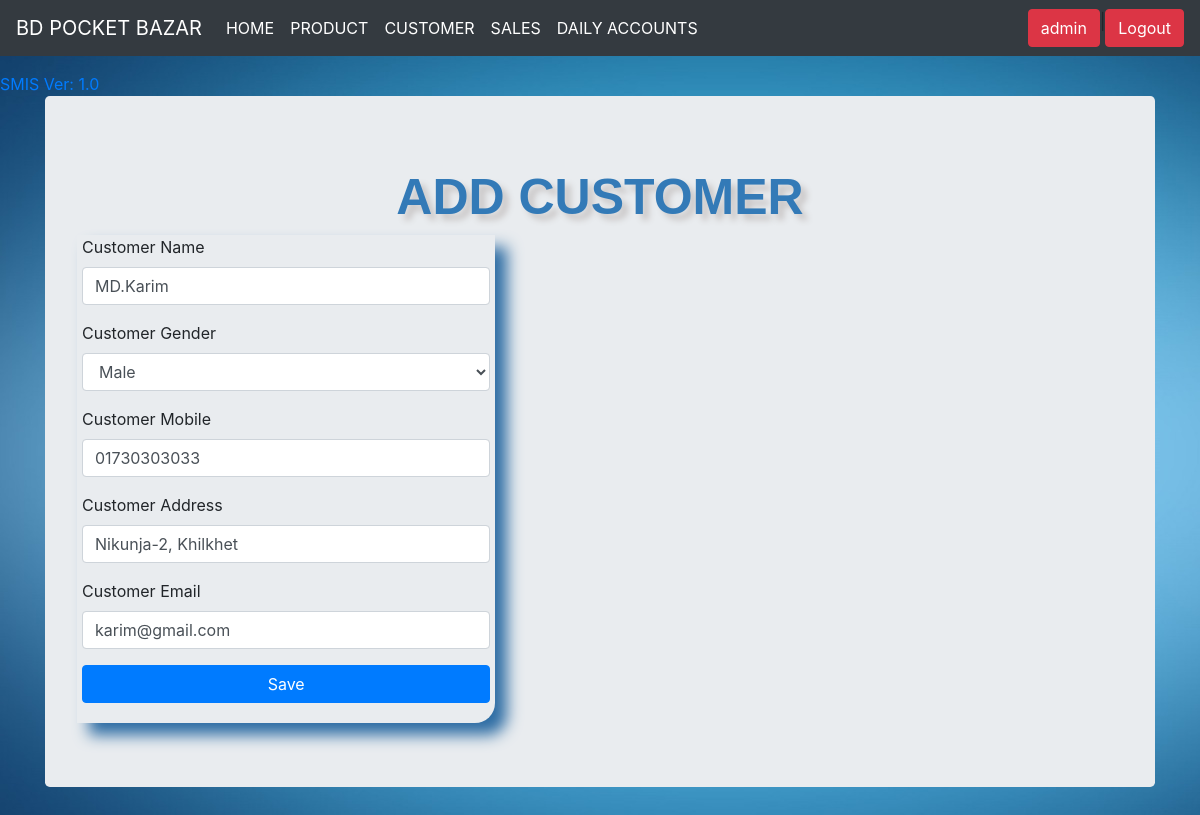
Screenshot of /update_customer/2/ (signed in) with the database file from the repository.
### stockmgmt/models.py (models this page shows, shortened)
class Customer(models.Model):
    Customer_Name = models.CharField(max_length=50, blank=True, null=True)
    Customer_Gender = models.CharField(
        max_length=50, blank=True, null=True, choices=gender_choice)
    Customer_Mobile = models.CharField(max_length=40, blank=True, null=True)
    Customer_Address = models.CharField(max_length=30, blank=True, null=True)
    Customer_Email = models.EmailField(max_length=20, blank=True, null=True)
    Customer_Due = models.IntegerField(blank=True, null=True)
    Receipt_Type = models.CharField(max_length=20, blank=True, null=True)

### stockmgmt/views.py (the view)
# urls.py: path('update_customer/<str:pk>/', views.update_customer, name="update_customer"),
@login_required
def update_customer(request, pk):
    queryset = Customer.objects.get(id=pk)
    form = CustomerUpdateForm(instance=queryset)
    if request.method == 'POST':
        form = CustomerUpdateForm(request.POST, instance=queryset)
        if form.is_valid():
            form.save()
            messages.success(request, 'Updated Successfully ')
            return redirect('/list_customer')
    context = {
        'form': form
    }
    return render(request, 'add_customer.html', context)

### stockmgmt/forms.py
class CustomerUpdateForm(forms.ModelForm):
    class Meta:
        model = Customer
        fields = ['Customer_Name','Customer_Gender','Customer_Mobile','Customer_Address','Customer_Email']

### stockmgmt/templates/add_customer.html (shortened to what this page needs)
{% load static %}
{% load crispy_forms_tags %}
<!DOCTYPE html>
<html lang="en">
  <head>
<link href="{% static 'css/stylesheet.css' %}" rel="stylesheet">
<link href="{% static 'css/bootstrap.min.css' %}" rel="stylesheet">
    <link href="{% static 'css/navbar-top-fixed.css' %}" rel="stylesheet">
  </head>
  <body>
    {% include 'navbar.html' %}
<main role="main" class="container">
  <div class="jumbotron">
    <div class="header"> ADD CUSTOMER </div>
      <div class="row">
        <div class="col-sm-5">
           <div class="display_table">
             <form method='POST' action=''>{% csrf_token %}
                {{form|crispy}}
                <input class="btn btn-primary mybutton" type="submit" value='Save'/>
            </form>
        </div>
      </div>
    </div>
</div>
</main>
      </body>
</html>

### stockmgmt/templates/navbar.html (shortened to what this page needs)
<nav class="navbar navbar-expand-md navbar-dark fixed-top bg-dark">
    <a class="navbar-brand" href="/"> BD POCKET BAZAR </a>
    <div class="collapse navbar-collapse" id="navbarCollapse">
      <ul class="navbar-nav mr-auto">
        <li class="nav-item active">
          <a class="nav-link" href="/">HOME <span class="sr-only">(current)</span></a>
        </li>
        <li class="nav-item active">
          <a class="nav-link" href="/list_items">PRODUCT <span class="sr-only">(current)</span></a>
        </li>
        <li class="nav-item active">
          <a class="nav-link" href="/list_customer">CUSTOMER <span class="sr-only">(current)</span></a>
        </li>
        <li class="nav-item active">
          <a class="nav-link" href="/list_invoice">SALES <span class="sr-only">(current)</span></a>
        </li>
        <li class="nav-item active">
          <a class="nav-link" href="/list_daily_accounts">DAILY ACCOUNTS <span class="sr-only">(current)</span></a>
        </li>
        </ul>
      <ul class="navbar-nav">
        {% if request.user.is_authenticated %}
        <li><button class="btn btn-danger">{{ user }}</button></a></li>|
        <li><a href="/accounts/logout"><button class="btn btn-danger">Logout </button></a></li>
        {% else %}
        <li><a href="/accounts/login"><button class="btn btn-danger"> Login </button>/a></li>
        {% endif %}
      </ul>
    </div>
  </nav>
  <a href="#"><div id="version-display" data-toggle="modal" data-target="#myModal">SMIS Ver: 1.0</div></a>

### stockmgmt/static/css/stylesheet.css (style rules this page uses)
body { background-color: #34eb6b; background-image: url("../img/bg.jpg"); }
.mybutton { width: 100%; }
.display_table { border-bottom-right-radius: 20px; padding-left: 5px; padding-right: 5px; padding-bottom: 20px; box-shadow: 12px 12px 15px #2e6da4; }
.header { font-family: helvetica; color: #337ab7; font-size: 50px; text-align: center; width: 100%; text-shadow: 6px 6px 6px #c9c6c6; display: block; font-weight: bolder; }

### stockmgmt/static/css/navbar-top-fixed.css (style rules this page uses)
body { min-height: 75rem; padding-top: 4.5rem; }

### rows the page displays
Customer: Customer_Name "MD.Karim", Customer_Gender "Male", Customer_Mobile "01730303033", Customer_Address "Nikunja-2, Khilkhet", Customer_Email "karim@gmail.com"

### other values shown
{{ user }} "admin"
